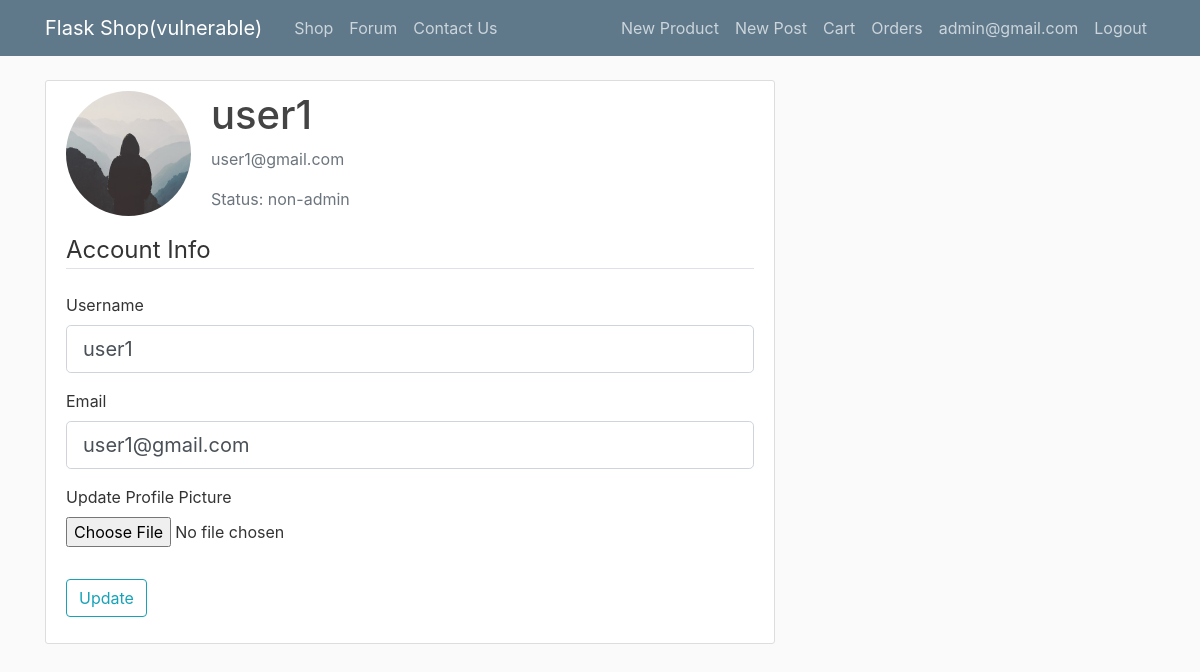
The app's page /account/2 (signed in) with its own data.
### flaskshop/models.py (models this page shows, shortened)
class User(db.Model, UserMixin):
    id = db.Column(db.Integer, primary_key=True, autoincrement=True)
    username = db.Column(db.String(20), unique=True, nullable=False)
    email = db.Column(db.String(120), unique=True, nullable=False)
    image_file = db.Column(db.String(20), nullable=False, default='default.jpg')
    password = db.Column(db.String(60), nullable=False)
    posts = db.relationship('Post', backref='author', lazy=True)
    cart_details = db.relationship('Cart', backref='owner', lazy=True)
    contact_us = db.relationship('ContactUs', backref='author', lazy=True)
    admin_rights = db.Column(db.Boolean, unique=False, default=False)
    def __repr__(self):
        return f"User('{self.username}', '{self.email}', '{self.image_file}')"

### flaskshop/routes.py (the view)
@app.route("/account/<int:user_id>", methods=['GET', 'POST'])
@login_required
def account(user_id):
    user = User.query.get_or_404(user_id)
    form = UpdateAccountForm()
    if form.validate_on_submit():
        if form.picture.data:
            picture_file = save_picture(form.picture.data)
            user.image_file = picture_file
        user.username = form.username.data
        user.email = form.email.data
        user.password = form.password.data
        db.session.commit()
        flash('Your account has been updated!', 'success')
        return redirect(url_for('account', user_id=user.id))
    elif request.method == 'GET':
        form.username.data = user.username
        form.email.data = user.email
        form.password.data = user.password
    image_file = url_for('static', filename='profile_pics/' + user.image_file)
    return render_template('account.html', title='Account',
                           image_file=image_file, form=form, user=user)

### flaskshop/forms.py (shortened to what this page needs)
class UpdateAccountForm(FlaskForm):
    username = StringField('Username',
                           validators=[DataRequired()]#, Length(min=2, max=20)])
                           )
    email = StringField('Email',
                        validators=[DataRequired(), Email()]
                        )
    password = StringField('Password',
                           validators=[DataRequired(), Length(min=1, max=15)])
    picture = FileField('Update Profile Picture', validators=[FileAllowed(['jpg', 'png'])])
    submit = SubmitField('Update')

### flaskshop/models.py (called while the page is built)
@login_manager.user_loader
def load_user(user_id):
    print(user_id)
    print(User.query.get(int(user_id)))
    return User.query.get(int(user_id))

### flaskshop/templates/account.html (shortened to what this page needs)
{% extends "layout.html" %}
{% block content %}
    <div class="content-section">
      <div class="media">
        <img class="rounded-circle account-img" src="{{ image_file }}">
        <div class="media-body">
          <h2 class="account-heading">{{ user.username }}</h2>
          <p class="text-secondary">{{ user.email }}</p>
            {% if user.admin_rights == True %}
            <p class="text-secondary">Status: admin</p>
            {% else %}
            <p class="text-secondary">Status: non-admin</p>
            {% endif %}
        </div>
      </div>
        <form method="POST" action="" enctype="multipart/form-data">
            <fieldset class="form-group">
                <legend class="border-bottom mb-4">Account Info</legend>
                <div class="form-group">
                    {{ form.username.label(class="form-control-label") }}
                    {% if form.username.errors %}
                        {{ form.username(class="form-control form-control-lg is-invalid") }}
                        <div class="invalid-feedback">
                            {% for error in form.username.errors %}
                                <span>{{ error }}</span>
                            {% endfor %}
                        </div>
                    {% else %}
                        {{ form.username(class="form-control form-control-lg") }}
                    {% endif %}
                </div>
                <div class="form-group">
                    {{ form.email.label(class="form-control-label") }}
                    {% if form.email.errors %}
                        {{ form.email(class="form-control form-control-lg is-invalid") }}
                        <div class="invalid-feedback">
                            {% for error in form.email.errors %}
                                <span>{{ error }}</span>
                            {% endfor %}
                        </div>
                    {% else %}
                        {{ form.email(class="form-control form-control-lg") }}
                    {% endif %}
                </div>
                <div class="form-group">
                    {{ form.picture.label() }}
                    {{ form.picture(class="form-control-file") }}
                </div>
            </fieldset>
            <div class="form-group">
                {{ form.submit(class="btn btn-outline-info") }}
            </div>
        </form>
    </div>
{% endblock content %}

### flaskshop/templates/layout.html (shortened to what this page needs)
<!DOCTYPE html>
<html>
<head>
    <link rel="stylesheet" href="https://maxcdn.bootstrapcdn.com/bootstrap/4.0.0/css/bootstrap.min.css">
    <link rel="stylesheet" type="text/css" href="{{ url_for('static', filename='main.css') }}">
</head>
<body>
    <header class="site-header">
      <nav class="navbar navbar-expand-md navbar-dark bg-steel fixed-top">
        <div class="container">
          <a class="navbar-brand mr-4" href="/">Flask Shop(vulnerable)</a>
          <div class="collapse navbar-collapse" id="navbarToggle">
            <div class="navbar-nav mr-auto">
              <a class="nav-item nav-link" href="{{ url_for('shop') }}">Shop</a>
              <a class="nav-item nav-link" href="{{ url_for('forum') }}">Forum</a>
                {% if current_user.is_authenticated %}
              <a class="nav-item nav-link" href="{{ url_for('contact', user_id=current_user.id) }}">Contact Us</a>
                {% endif %}
            </div>
            <div class="navbar-nav">
              {% if current_user.is_authenticated %}
                {% if current_user.admin_rights %}
                <a class="nav-item nav-link" href="{{ url_for('new_product') }}">New Product</a>
                {% endif %}
                <a class="nav-item nav-link" href="{{ url_for('new_post') }}">New Post</a>
                <a class="nav-item nav-link" href="{{ url_for('cart') }}">Cart</a>
                <a class="nav-item nav-link" href="{{ url_for('orders') }}">Orders</a>
                <a class="nav-item nav-link" href="{{ url_for('account',user_id = current_user.id) }}">{{current_user.email}}</a>
                <a class="nav-item nav-link" href="{{ url_for('logout') }}">Logout</a>
              {% else %}
                <a class="nav-item nav-link" href="{{ url_for('login') }}">Login</a>
                <a class="nav-item nav-link" href="{{ url_for('register') }}">Register</a>
              {% endif %}
            </div>
          </div>
        </div>
      </nav>
    </header>
    <main role="main" class="container">
      <div class="row">
        <div class="col-md-8">
          {% block content %}{% endblock %}
        </div>
      </div>
    </main>
</body>
</html>

### flaskshop/static/main.css (style rules this page uses)
body { background: #fafafa; color: #333333; margin-top: 5rem; }
h1, h2, h3, h4, h5, h6 { color: #444444; }
.bg-steel { background-color: #5f788a; }
.site-header .navbar-nav .nav-link { color: #cbd5db; }
.content-section { background: #ffffff; padding: 10px 20px; border: 1px solid #dddddd; border-radius: 3px; margin-bottom: 20px; }
.account-img { height: 125px; width: 125px; margin-right: 20px; margin-bottom: 16px; }
.account-heading { font-size: 2.5rem; }

### records on screen
User: email "admin@gmail.com"
User: username "user1", email "user1@gmail.com"
